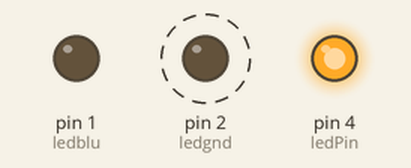
Recording of a sketch running on a simulated Arduino Uno, built with avr-gcc and run on an emulated ATmega328P. Parts: output pins drawn as LEDs (lit = HIGH). Dashed ring = blinking.

Above: at 0.05 s.
Timing chart, 0 to 3.0 s (numbered marks = the images above):
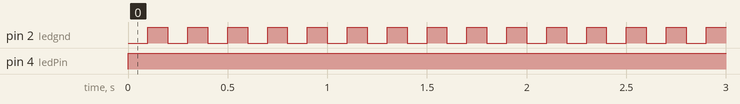

Measured:
- by itself, pin 2 (ledgnd): alternates HIGH for 0.10 s and LOW for 0.10 s
- by itself, pin 4 (ledPin): LOW → HIGH at 0.00 s

The sketch:

Blink.pde
```cpp
/*
  Blink

 Turns on an LED on for one second, then off for one second, repeatedly.

 The circuit:
 * LED connected from digital pin 13 to ground.

 * Note: On most Arduino boards, there is already an LED on the board
 connected to pin 13, so you don't need any extra components for this example.


 Created 1 June 2005
 By David Cuartielles

 http://arduino.cc/en/Tutorial/Blink

 based on an orginal by H. Barragan for the Wiring i/o board

 */

int ledPin =  4;    // LED connected to digital pin 13
int ledgnd = 2;
int ledblu =1;
// The setup() method runs once, when the sketch starts

void setup()   {
  // initialize the digital pin as an output:
  pinMode(ledPin, OUTPUT);
  pinMode(ledgnd, OUTPUT);
  pinMode(ledblu, OUTPUT);
}

// the loop() method runs over and over again,
// as long as the Arduino has power

void loop()
{
  digitalWrite(ledPin, HIGH);  // set the LED on
  digitalWrite(ledblu, LOW);
  digitalWrite(ledgnd, LOW);
  delay(100);                  // wait for a second
  digitalWrite(ledgnd, HIGH);    // set the LED off
  delay(100);                  // wait for a second
}
```
